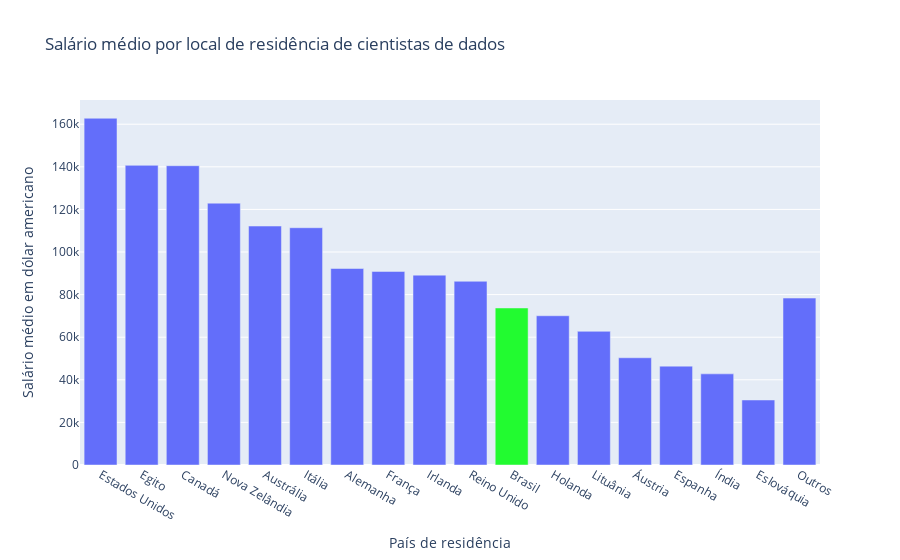

This figure's notebook cell:
### Code cell
figura = px.bar(df_cientista.groupby('residencia_agrupada')['salario_em_usd'].mean().reset_index(),
             x='residencia_agrupada',
             y='salario_em_usd',
             category_orders={'residencia_agrupada': ordem_residencia},
             labels={'salario_em_usd': 'Salário médio em dólar americano', 'residencia_agrupada': 'País de residência'},
             title='Salário médio por local de residência de cientistas de dados')

figura.update_traces(marker_color=["#22fb30" if pais == 'Brasil' else '#636efa' for pais in figura.data[0].x])

figura.show()

### Figure 1 — Plotly figure (JSON) as saved in the notebook; plotly's stock layout.template omitted (floating-point values rounded to 4 significant figures)
{"data": [{"hovertemplate": "País de residência=%{x}<br>Salário médio em dólar americano=%{y}<extra></extra>", "legendgroup": "", "marker": {"color": ["#636efa", "#636efa", "#22fb30", "#636efa", "#636efa", "#636efa", "#636efa", "#636efa", "#636efa", "#636efa", "#636efa", "#636efa", "#636efa", "#636efa", "#636efa", "#636efa", "#636efa", "#636efa"], "pattern": {"shape": ""}}, "name": "", "orientation": "v", "showlegend": false, "textposition": "auto", "type": "bar", "x": ["Alemanha", "Austrália", "Brasil", "Canadá", "Egito", "Eslováquia", "Espanha", "Estados Unidos", "França", "Holanda", "Irlanda", "Itália", "Lituânia", "Nova Zelândia", "Outros", "Reino Unido", "Áustria", "Índia"], "xaxis": "x", "y": [92250.0, 112200.0, 73720.0, 140500.0, 140700.0, 30520.0, 46420.0, 162800.0, 90880.0, 70070.0, 89150.0, 111400.0, 62760.0, 122900.0, 78380.0, 86260.0, 50340.0, 42780.0], "yaxis": "y"}], "layout": {"barmode": "relative", "legend": {"tracegroupgap": 0}, "title": {"text": "Salário médio por local de residência de cientistas de dados"}, "xaxis": {"anchor": "y", "categoryarray": ["Estados Unidos", "Egito", "Canadá", "Nova Zelândia", "Austrália", "Itália", "Alemanha", "França", "Irlanda", "Reino Unido", "Brasil", "Holanda", "Lituânia", "Áustria", "Espanha", "Índia", "Eslováquia", "Outros"], "categoryorder": "array", "domain": [0, 1], "title": {"text": "País de residência"}}, "yaxis": {"anchor": "x", "domain": [0, 1], "title": {"text": "Salário médio em dólar americano"}}}}
